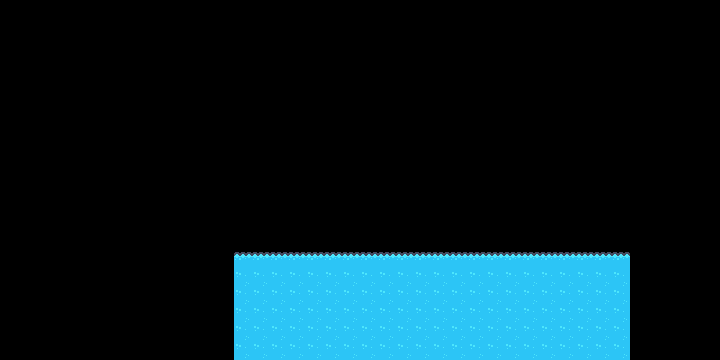

Rendered tile map (Tiled .tmx) drawn with the repository's tilesets; below, a short description and the map source with its tile grids summarised:
An orthogonal 40x20 tile map with 18x18 px tiles, 1 tile layer (Water), 1 hidden layer not drawn.

<map version="1.10" tiledversion="1.10.2" orientation="orthogonal" renderorder="right-down" width="40" height="20" tilewidth="18" tileheight="18" infinite="0" nextlayerid="3" nextobjectid="1">
 <editorsettings>
  <export target="platformer-level-1..tmj" format="json" />
 </editorsettings>
 <tileset firstgid="1" name="kenny_tilemap_packed" tilewidth="18" tileheight="18" tilecount="180" columns="20">
  <image source="tilemap_packed.png" width="360" height="162" />
  <tile id="0">
   <properties>
    <property name="collides" type="bool" value="true" />
   </properties>
  </tile>
  <tile id="1">
   <properties>
    <property name="collides" type="bool" value="true" />
   </properties>
  </tile>
  <tile id="2">
   <properties>
    <property name="collides" type="bool" value="true" />
   </properties>
  </tile>
  <tile id="3">
   <properties>
    <property name="collides" type="bool" value="true" />
   </properties>
  </tile>
  <tile id="20">
   <properties>
    <property name="collides" type="bool" value="true" />
   </properties>
  </tile>
  <tile id="21">
   <properties>
    <property name="collides" type="bool" value="true" />
   </properties>
  </tile>
  <tile id="22">
   <properties>
    <property name="collides" type="bool" value="true" />
   </properties>
  </tile>
  <tile id="23">
   <properties>
    <property name="collides" type="bool" value="true" />
   </properties>
  </tile>
  <tile id="33">
   <properties>
    <property name="drowning" type="bool" value="false" />
   </properties>
  </tile>
  <tile id="34">
   <properties>
    <property name="drowning" type="bool" value="false" />
   </properties>
  </tile>
  <tile id="35">
   <properties>
    <property name="drowning" type="bool" value="false" />
   </properties>
  </tile>
  <tile id="40">
   <properties>
    <property name="collides" type="bool" value="true" />
   </properties>
  </tile>
  <tile id="41">
   <properties>
    <property name="collides" type="bool" value="true" />
   </properties>
  </tile>
  <tile id="42">
   <properties>
    <property name="collides" type="bool" value="true" />
   </properties>
  </tile>
  <tile id="43">
   <properties>
    <property name="collides" type="bool" value="true" />
   </properties>
  </tile>
  <tile id="47">
   <properties>
    <property name="collides" type="bool" value="true" />
   </properties>
  </tile>
  <tile id="48">
   <properties>
    <property name="collides" type="bool" value="true" />
   </properties>
  </tile>
  <tile id="49">
   <properties>
    <property name="collides" type="bool" value="true" />
   </properties>
  </tile>
  <tile id="50">
   <properties>
    <property name="collides" type="bool" value="true" />
   </properties>
  </tile>
  <tile id="53">
   <properties>
    <property name="drowning" type="bool" value="false" />
   </properties>
  </tile>
  <tile id="54">
   <properties>
    <property name="drowning" type="bool" value="false" />
   </properties>
  </tile>
  <tile id="55">
   <properties>
    <property name="drowning" type="bool" value="false" />
   </properties>
  </tile>
  <tile id="60">
   <properties>
    <property name="collides" type="bool" value="true" />
   </properties>
  </tile>
  <tile id="61">
   <properties>
    <property name="collides" type="bool" value="true" />
   </properties>
  </tile>
  <tile id="62">
   <properties>
    <property name="collides" type="bool" value="true" />
   </properties>
  </tile>
  <tile id="63">
   <properties>
    <property name="collides" type="bool" value="true" />
   </properties>
  </tile>
  <tile id="73">
   <properties>
    <property name="drowning" type="bool" value="false" />
   </properties>
  </tile>
  <tile id="74">
   <properties>
    <property name="drowning" type="bool" value="false" />
   </properties>
  </tile>
  <tile id="75">
   <properties>
    <property name="drowning" type="bool" value="false" />
   </properties>
  </tile>
  <tile id="80">
   <properties>
    <property name="collides" type="bool" value="true" />
   </properties>
  </tile>
  <tile id="81">
   <properties>
    <property name="collides" type="bool" value="true" />
   </properties>
  </tile>
  <tile id="82">
   <properties>
    <property name="collides" type="bool" value="true" />
   </properties>
  </tile>
  <tile id="83">
   <properties>
    <property name="collides" type="bool" value="true" />
   </properties>
  </tile>
  <tile id="100">
   <properties>
    <property name="collides" type="bool" value="true" />
   </properties>
  </tile>
  <tile id="101">
   <properties>
    <property name="collides" type="bool" value="true" />
   </properties>
  </tile>
  <tile id="102">
   <properties>
    <property name="collides" type="bool" value="true" />
   </properties>
  </tile>
  <tile id="103">
   <properties>
    <property name="collides" type="bool" value="true" />
   </properties>
  </tile>
  <tile id="120">
   <properties>
    <property name="collides" type="bool" value="true" />
   </properties>
  </tile>
  <tile id="121">
   <properties>
    <property name="collides" type="bool" value="true" />
   </properties>
  </tile>
  <tile id="122">
   <properties>
    <property name="collides" type="bool" value="true" />
   </properties>
  </tile>
  <tile id="123">
   <properties>
    <property name="collides" type="bool" value="true" />
   </properties>
  </tile>
  <tile id="140">
   <properties>
    <property name="collides" type="bool" value="true" />
   </properties>
  </tile>
  <tile id="141">
   <properties>
    <property name="collides" type="bool" value="true" />
   </properties>
  </tile>
  <tile id="142">
   <properties>
    <property name="collides" type="bool" value="true" />
   </properties>
  </tile>
  <tile id="143">
   <properties>
    <property name="collides" type="bool" value="true" />
   </properties>
  </tile>
 </tileset>
 <layer id="1" name="Ground-n-Platforms" width="40" height="20" visible="0">
  <data>[800 cells, 164 non-empty, 7 distinct tile ids]</data>
 </layer>
 <layer id="2" name="Water" width="40" height="20">
  <data>[800 cells, 132 non-empty, 2 distinct tile ids]</data>
 </layer>
</map>
